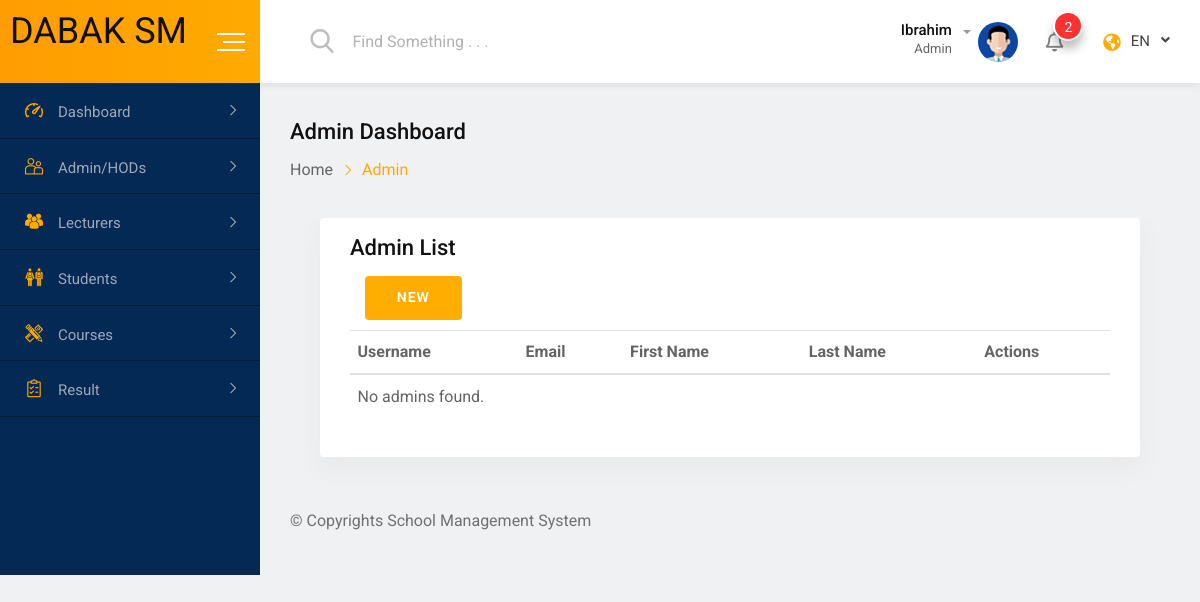
/administration/admins/ (signed in), run on an earlier commit of the app's database.
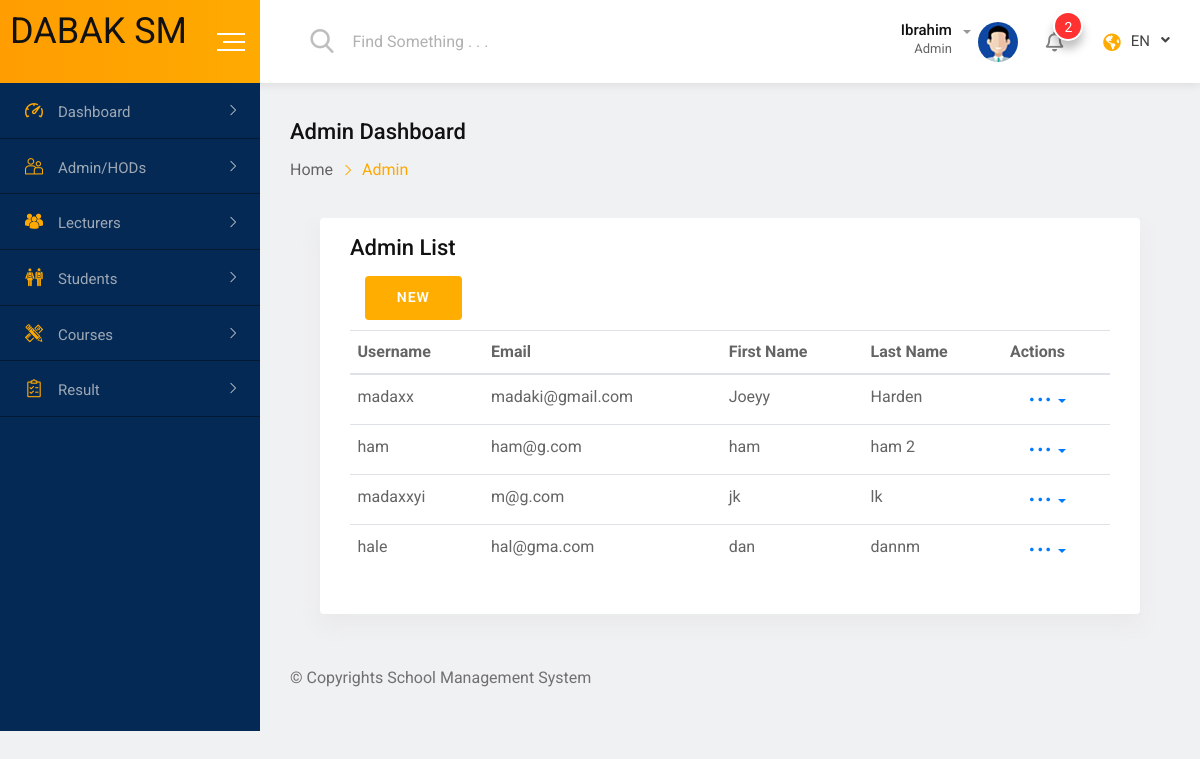
And on a later commit of the database.
### administration/models.py (models this page shows, shortened)
class AdminUser(models.Model):
    user = models.OneToOneField(CustomUser, on_delete=models.CASCADE, related_name='admin_profile')
    role = models.CharField(max_length=50, choices=[
        ('admin', 'Admin'),
        ('Academic Officer', 'Academic Officer'),
    ])
    can_approve_results = models.BooleanField(default=True)
    can_manage_users = models.BooleanField(default=True)

### accounts/models.py (models this page shows, shortened)
class CustomUser(AbstractUser):
    ROLE_CHOICES = [
        ('student', 'Student'),
        ('lecturer', 'Lecturer'),
        ('admin', 'Admin'),
    ]
    USERNAME_FIELD = 'username'
    REQUIRED_FIELDS = []
    role = models.CharField(max_length=20, choices=ROLE_CHOICES)
    is_active = models.BooleanField(default=True)

### administration/views.py (the view)
    def wrapper(request, *args, **kwargs):
        if not request.user.is_authenticated or request.user.role != 'admin':
            messages.error(request, "Access denied: Admins only.")
            return redirect('login')
        return view_func(request, *args, **kwargs)

### administration/views.py (called while the page is built)
def admin_required(view_func):
    def wrapper(request, *args, **kwargs):
        if not request.user.is_authenticated or request.user.role != 'admin':
            messages.error(request, "Access denied: Admins only.")
            return redirect('login')
        return view_func(request, *args, **kwargs)
    return wrapper

@login_required
@admin_required
def admin_list(request):
    admins = AdminUser.objects.select_related('user')
    return render(request, 'administration/admin_list.html', {'admins': admins})

### templates/administration/admin_list.html (shortened to what this page needs)
{% extends '../admin_base.html' %}
{% block content %}
<div class="dashboard-content-one">
  <div class="card height-auto">
      <div class="card-body">
          <div class="heading-layout1">
              <div class="item-title">
                  <h3>Admin List</h3>
              </div>
          </div>
          <div class="col-1-xxxl col-xl-2 col-lg-3 col-12 form-group">
              <a href="{% url 'admin_create' %}"><button type="submit" class="fw-btn-fill btn-gradient-yellow">NEW</button></a>
          </div>
          <div class="table-responsive">
              <table class="table display data-table text-nowrap">
                  <thead>
                      <tr>
                          <th>Username</th>
                          <th>Email</th>
                          <th>First Name</th>
                          <th>Last Name</th>
                          <th>Actions</th>
                      </tr>
                  </thead>
                  <tbody>
                    {% for admin in admins %}
                      <tr>
                        <td>{{ admin.user.username }}</td>
                        <td>{{ admin.user.email }}</td>
                        <td>{{ admin.user.first_name }}</td>
                        <td>{{ admin.user.last_name }}</td>
                        <td>
                            <div class="dropdown">
                                <a href="all-student.html#" class="dropdown-toggle" data-toggle="dropdown"
                                    aria-expanded="false">
                                    <span class="flaticon-more-button-of-three-dots"></span>
                                </a>
                            </div>
                        </td>
                      </tr>
                      {% empty %}
                      <tr><td colspan="5">No admins found.</td></tr>
                      {% endfor %}
                  </tbody>
              </table>
          </div>
      </div>
  </div>
</div>
{% endblock %}

### templates/admin_base.html (shortened to what this page needs)
{% load static %}
<!doctype html>
<html class="no-js" lang="">
<head>
    <link rel="stylesheet" href="{% static 'css/normalize.css' %}">
    <link rel="stylesheet" href="{% static 'css/main.css' %}">
    <link rel="stylesheet" href="{% static 'css/bootstrap.min.css' %}">
    <link rel="stylesheet" href="{% static 'css/all.min.css' %}">
    <link rel="stylesheet" href="{% static 'fonts/flaticon.css' %}">
    <link rel="stylesheet" href="{% static 'css/fullcalendar.min.css' %}">
    <link rel="stylesheet" href="{% static 'css/animate.min.css' %}">
    <link rel="stylesheet" href="{% static 'style.css' %}">
</head>
<body>
    <div id="wrapper" class="wrapper bg-ash">
        <div class="navbar navbar-expand-md header-menu-one bg-light">
            <div class="nav-bar-header-one">
                <div class="header-logo">
                    <a href="{% url 'admin_dashboard' %}">
                        <h1>DABAK SM</h1>
                    </a>
                </div>
                 <div class="toggle-button sidebar-toggle">
                    <button type="button" class="item-link">
                        <span class="btn-icon-wrap">
                            <span></span>
                            <span></span>
                            <span></span>
                        </span>
                    </button>
                </div>
            </div>
            <div class="header-main-menu collapse navbar-collapse" id="mobile-navbar">
                <ul class="navbar-nav">
                    <li class="navbar-item header-search-bar">
                        <div class="input-group stylish-input-group">
                            <span class="input-group-addon">
                                <button type="submit">
                                    <span class="flaticon-search" aria-hidden="true"></span>
                                </button>
                            </span>
                            <input type="text" class="form-control" placeholder="Find Something . . .">
                        </div>
                    </li>
                </ul>
                <ul class="navbar-nav">
                    <li class="navbar-item dropdown header-admin">
                        <a class="navbar-nav-link dropdown-toggle" href="index.html#" role="button" data-toggle="dropdown"
                            aria-expanded="false">
                            <div class="admin-title">
                                <h5 class="item-title">Ibrahim</h5>
                                <span>Admin</span>
                            </div>
                            <div class="admin-img">
                                <img src="{% static 'img/figure/admin.jpg' %}" alt="Admin">
                            </div>
                        </a>
                    </li>
                    <li class="navbar-item dropdown header-notification">
                        <a class="navbar-nav-link dropdown-toggle" href="index.html#" role="button" data-toggle="dropdown"
                            aria-expanded="false">
                            <i class="far fa-bell"></i>
                            <span>2</span>
                        </a>
                    </li>
                     <li class="navbar-item dropdown header-language">
                        <a class="navbar-nav-link dropdown-toggle" href="index.html#" role="button"
                        data-toggle="dropdown" aria-expanded="false"><i class="fas fa-globe-americas"></i>EN</a>
                    </li>
                </ul>
            </div>
        </div>
        <div class="dashboard-page-one">
            <div class="sidebar-main sidebar-menu-one sidebar-expand-md sidebar-color">
                <div class="sidebar-menu-content">
                    <ul class="nav nav-sidebar-menu sidebar-toggle-view">
                        <li class="nav-item sidebar-nav-item">
                            <a href="index.html#" class="nav-link"><i class="flaticon-dashboard"></i><span>Dashboard</span></a>
                        </li>
                        <li class="nav-item sidebar-nav-item">
                            <a href="index.html#" class="nav-link"><i class="flaticon-couple"></i><span>Admin/HODs</span></a>
                        </li>
                        <li class="nav-item sidebar-nav-item">
                            <a href="index.html#" class="nav-link"><i
                                    class="flaticon-multiple-users-silhouette"></i><span>Lecturers</span></a>
                        </li>
                        <li class="nav-item sidebar-nav-item">
                            <a href="index.html#" class="nav-link"><i class="flaticon-classmates"></i><span>Students</span></a>
                        </li>
                        <li class="nav-item sidebar-nav-item">
                            <a href="index.html#" class="nav-link"><i
                                    class="flaticon-maths-class-materials-cross-of-a-pencil-and-a-ruler"></i><span>Courses</span></a>
                        </li>
                        <li class="nav-item sidebar-nav-item">
                            <a href="index.html#" class="nav-link"><i class="flaticon-shopping-list"></i><span>Result</span></a>
                        </li>
                    </ul>
                </div>
            </div>
            <div class="dashboard-content-one">
                <div class="breadcrumbs-area">
                    <h3>Admin Dashboard</h3>
                    <ul>
                        <li>
                            <a href="index.html">Home</a>
                        </li>
                        <li>Admin</li>
                    </ul>
                </div>
                {% block content %}
                {% endblock %}
                <footer class="footer-wrap-layout1">
                    <div class="copyright">© Copyrights {{ year }} School Management System </div>
                </footer>
            </div>
        </div>
    </div>
</body>
</html>

### static/css/main.css (style rules this page uses)
html { color: #222; font-size: 1em; line-height: 1.4; }
audio, canvas, iframe, img, svg, video { vertical-align: middle; }

What changed in the data, as far as the page shows it:
added AdminUser: user.username "madaxx", user.email "madaki@gmail.com", user.first_name "Joeyy", user.last_name "Harden"
added AdminUser: user.username "ham", user.email "ham@g.com", user.first_name "ham", user.last_name "ham 2"
added AdminUser: user.username "madaxxyi", user.email "m@g.com", user.first_name "jk", user.last_name "lk"
added AdminUser: user.username "hale", user.email "hal@gma.com", user.first_name "dan", user.last_name "dannm"
Also different on the page:
text no longer shown: "No admins found."
